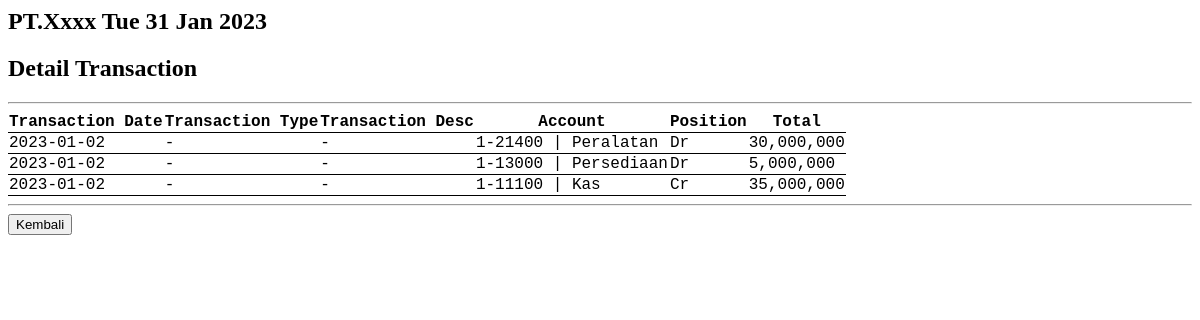
The app's page /transaction/det_transaction/14/ (signed in) with its own data.
### transaction/models.py (models this page shows, shortened)
class Journal(models.Model):
    account = models.ForeignKey(Account, on_delete=models.CASCADE)
    transaction = models.ForeignKey(Transaction, on_delete=models.CASCADE)
    pos = models.CharField(max_length=6)
    total = models.IntegerField()

class Transaction(models.Model):
    date = models.DateField()
    type = models.CharField(max_length=50)
    desc = models.CharField(max_length=100)
    user = models.CharField(max_length=20)

class Account(models.Model):
    c1 = models.SmallIntegerField()
    c2 = models.SmallIntegerField()
    c3 = models.SmallIntegerField()
    c4 = models.SmallIntegerField()
    c5 = models.SmallIntegerField()
    c6 = models.SmallIntegerField()
    dp = models.CharField(max_length=3)
    account = models.CharField(max_length=100)
    user = models.CharField(max_length=20)
    class Meta:
        ordering = [
            'c1',
            'c2',
            'c3',
            'c4',
            'c5',
            'c6',
        ]
    def __str__(self):
        text = f"{self.c1}-{self.c2}{self.c3}{self.c4}{self.c5}{self.c6} | {self.account}".title()
        return text

### transaction/views.py (the view)
# urls.py: path('det_transaction/<int:pk>/', views.det_transaction, name='det_transaction'),
@login_required(login_url='login')
def det_transaction(request, pk):
    transaction = models.Transaction.objects.get(pk=pk)
    return render(request, "transaction/det_transaction.html", {
        "data":transaction.journal_set.all()
        })

### transaction/templates/transaction/det_transaction.html
{% extends 'transaction/base.html' %}
{% block content %}
{% load static %}
{% load humanize %}
<link rel="stylesheet" href="{% static 'transaction/style.css' %}">
<h2>Detail Transaction</h2>
<hr>
<table>
    <tr>
        <th>Transaction Date</th>
        <th>Transaction Type</th>
        <th>Transaction Desc</th>
        <th>Account</th>
        <th>Position</th>
        <th>Total</th>
    </tr>
    {% for i in data %}
    <tr>
        <td>{{ i.transaction.date|title }}</td>
        <td>{{ i.transaction.type }}</td>
        <td>{{ i.transaction.desc }}</td>
        <td>{{ i.account }}</td>
        <td>{{ i.pos|title }}</td>
        <td>{{ i.total|intcomma }}</td>
    </tr>
    {% endfor %}
</table>
<hr>
<a href="{% url 'transaction' %}"><button>Kembali</button></a>
{% endblock %}

### transaction/static/transaction/style.css (style rules this page uses)
table { border-collapse: collapse; font-family:'Courier New', Courier, monospace; }
tr { border-bottom: 1px solid black; }
th, td { border-color: #96D4D4; }

### records on screen
Journal: transaction "2023-01-02", transaction.type "-", transaction.desc "-", account "1-21400 | Peralatan", pos "Dr", total "30,000,000"
Journal: transaction "2023-01-02", transaction.type "-", transaction.desc "-", account "1-13000 | Persediaan", pos "Dr", total "5,000,000"
Journal: transaction "2023-01-02", transaction.type "-", transaction.desc "-", account "1-11100 | Kas", pos "Cr", total "35,000,000"
